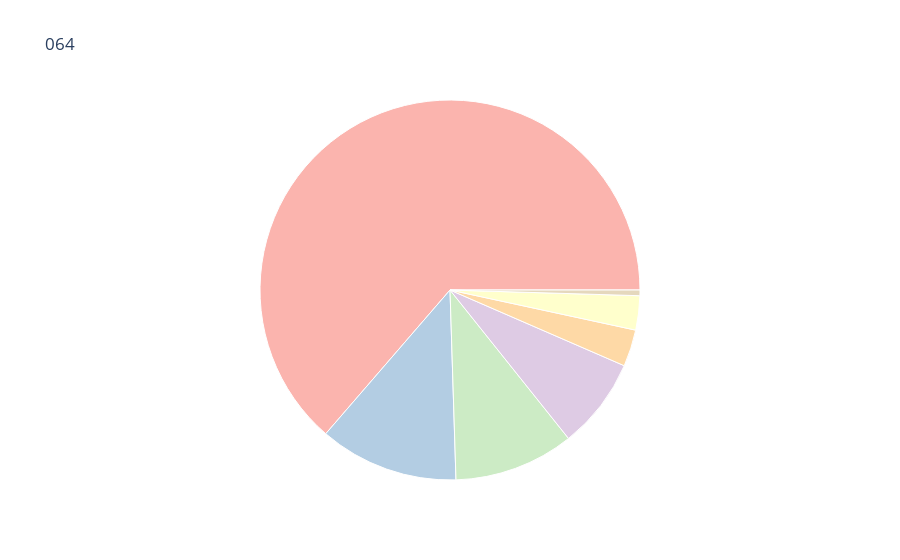
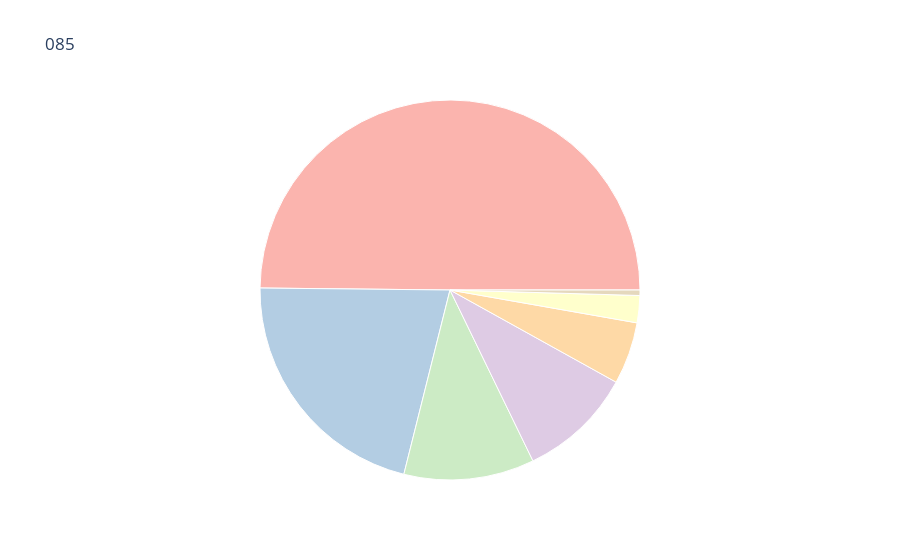
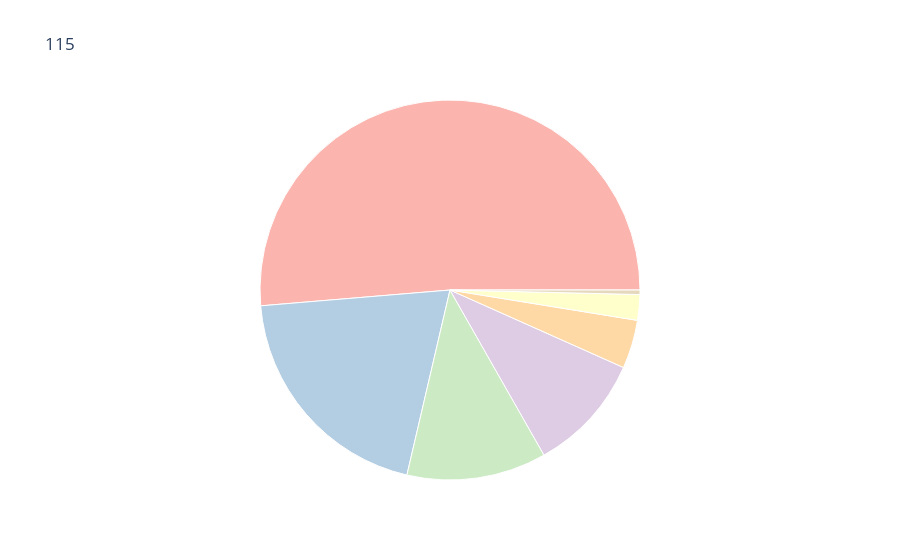
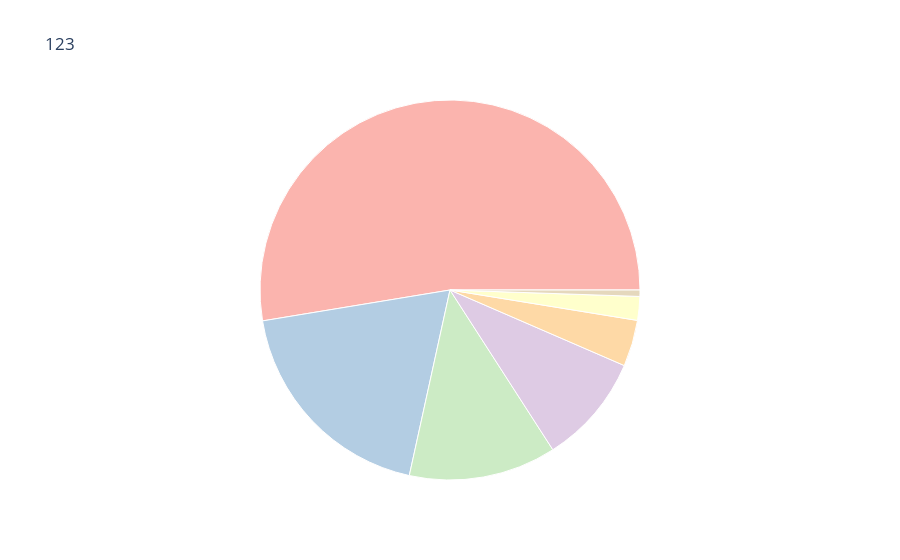

Here is the notebook cell these charts were saved with, in order:
### Code cell
import plotly.express as px
import pandas as pd
#import textwrap

#def customwrap(s,width=30):
    #return "<br>".join(textwrap.wrap(s,width=width))
df1 = pd.read_csv('canopus_peakarea_combined_sumbycore_combinelipidnpcpath.txt', sep='\t')
print(df1.head())
NPC_class = list(df1['NPCclass'])
NPC_superclass = list(df1['NPCsuperclass'])
NPC_pathway = list(df1['NPCpathway'])
Values064 = list(df1['064_Sum'])
Values085 = list(df1['085_Sum'])
Values115 = list(df1['115_Sum'])
Values123 = list(df1['123_Sum'])
ValuesOOI = list(df1['OOI_Sum'])
#ValuesH1819 = list(df1['H1819_Sum'])
#ValuesH1821 = list(df1['H1821_Sum'])
df1 = pd.DataFrame(dict(NPC_class=NPC_class, 
                        NPC_superclass=NPC_superclass, 
                        NPC_pathway=NPC_pathway,
                        Values064=Values064,
                        Values085=Values085,
                        Values115=Values115,
                        Values123=Values123,
                        ValuesOOI=ValuesOOI
                       ))
#generate plotly express sunbursts (because of repeated labels - need path function)
fig064 = px.sunburst(df1, path=['NPC_pathway', 'NPC_superclass', 'NPC_class'], values='Values064', title='064',maxdepth=1, color_discrete_sequence=px.colors.qualitative.Pastel1, labels=None)
#fig064.update_traces(textinfo="label+percent root")
fig064.update_layout(uniformtext=dict(minsize=100, mode='hide'))
fig064.show()
fig064.write_image('NPC_Sunburst_064peakarea_centeronly_combinelipids_nolabel.pdf')
fig085 = px.sunburst(df1, path=['NPC_pathway', 'NPC_superclass', 'NPC_class'], values='Values085', title='085',maxdepth=1, color_discrete_sequence=px.colors.qualitative.Pastel1)
fig085.update_traces(textinfo="label+percent root")
fig085.update_layout(uniformtext=dict(minsize=100, mode='hide'))
fig085.show()
fig085.write_image('NPC_Sunburst_085peakarea__centeronly_combinelipids_nolabel.pdf')
fig115 = px.sunburst(df1, path=['NPC_pathway', 'NPC_superclass', 'NPC_class'], values='Values115', title='115',maxdepth=1, color_discrete_sequence=px.colors.qualitative.Pastel1)
fig115.update_traces(textinfo="label+percent root")
fig115.update_layout(uniformtext=dict(minsize=100, mode='hide'))
fig115.show()
fig115.write_image('NPC_Sunburst_115peakarea__centeronly_combinelipids_nolabel.pdf')
fig123 = px.sunburst(df1, path=['NPC_pathway', 'NPC_superclass', 'NPC_class'], values='Values123', title='123',maxdepth=1, color_discrete_sequence=px.colors.qualitative.Pastel1)
fig123.update_traces(textinfo="label+percent root")
fig123.update_layout(uniformtext=dict(minsize=100, mode='hide'))
fig123.show()
fig123.write_image('NPC_Sunburst_123peakarea__centeronly_combinelipids_nolabel.pdf')
figOOI = px.sunburst(df1, path=['NPC_pathway', 'NPC_superclass', 'NPC_class'], values='ValuesOOI', title='OOI',maxdepth=1, color_discrete_sequence=px.colors.qualitative.Pastel1)
figOOI.update_traces(textinfo="label+percent root")
figOOI.update_layout(uniformtext=dict(minsize=100, mode='hide'))
figOOI.show()
figOOI.write_image('NPC_Sunburst_OOIpeakarea_centeronly_combinelipids_nolabel.pdf')
#figH1819 = px.sunburst(df1, path=['NPC_pathway', 'NPC_superclass', 'NPC_class'], values='ValuesH1819', title='H1819',maxdepth=1, color_discrete_sequence=px.colors.qualitative.Pastel1)
#figH1819.update_traces(textinfo="label+percent root")
#figH1819.update_layout(uniformtext=dict(minsize=8, mode='hide'))
#figH1819.show()
#figH1819.write_image('NPC_Sunburst_H1819peakarea_centeronly.pdf')
#figH1821 = px.sunburst(df1, path=['NPC_pathway', 'NPC_superclass', 'NPC_class'], values='ValuesH1821', title='H1821',maxdepth=1, color_discrete_sequence=px.colors.qualitative.Pastel1)
#figH1821.update_traces(textinfo="label+percent root")
#figH1821.update_layout(uniformtext=dict(minsize=8, mode='hide'))
#figH1821.show()
#figH1821.write_image('NPC_Sunburst_H1821peakarea_centeronly.pdf')

### Figure 1 — Plotly figure (JSON) as saved in the notebook; plotly's stock layout.template omitted (floating-point values rounded to 4 significant figures; data arrays with more than 128 entries replaced by an {"elided": "..."} marker saying what was removed)
{"data": [{"branchvalues": "total", "domain": {"x": [0, 1], "y": [0, 1]}, "hovertemplate": "labels=%{label}<br>Values064=%{value}<br>parent=%{parent}<br>id=%{id}<extra></extra>", "ids": {"elided": "400 str values"}, "labels": {"elided": "400 str values"}, "maxdepth": 1, "name": "", "parents": {"elided": "400 str values"}, "type": "sunburst", "values": {"elided": "400 float values"}}], "layout": {"autosize": true, "legend": {"tracegroupgap": 0}, "sunburstcolorway": ["rgb(251,180,174)", "rgb(179,205,227)", "rgb(204,235,197)", "rgb(222,203,228)", "rgb(254,217,166)", "rgb(255,255,204)", "rgb(229,216,189)", "rgb(253,218,236)", "rgb(242,242,242)"], "title": {"text": "064"}, "uniformtext": {"minsize": 100, "mode": "hide"}}}

### Figure 2 — Plotly figure (JSON) as saved in the notebook; plotly's stock layout.template omitted (floating-point values rounded to 4 significant figures; data arrays with more than 128 entries replaced by an {"elided": "..."} marker saying what was removed)
{"data": [{"branchvalues": "total", "domain": {"x": [0, 1], "y": [0, 1]}, "hovertemplate": "labels=%{label}<br>Values085=%{value}<br>parent=%{parent}<br>id=%{id}<extra></extra>", "ids": {"elided": "400 str values"}, "labels": {"elided": "400 str values"}, "maxdepth": 1, "name": "", "parents": {"elided": "400 str values"}, "textinfo": "label+percent root", "type": "sunburst", "values": {"elided": "400 float values"}}], "layout": {"autosize": true, "legend": {"tracegroupgap": 0}, "sunburstcolorway": ["rgb(251,180,174)", "rgb(179,205,227)", "rgb(204,235,197)", "rgb(222,203,228)", "rgb(254,217,166)", "rgb(255,255,204)", "rgb(229,216,189)", "rgb(253,218,236)", "rgb(242,242,242)"], "title": {"text": "085"}, "uniformtext": {"minsize": 100, "mode": "hide"}}}

### Figure 3 — Plotly figure (JSON) as saved in the notebook; plotly's stock layout.template omitted (floating-point values rounded to 4 significant figures; data arrays with more than 128 entries replaced by an {"elided": "..."} marker saying what was removed)
{"data": [{"branchvalues": "total", "domain": {"x": [0, 1], "y": [0, 1]}, "hovertemplate": "labels=%{label}<br>Values115=%{value}<br>parent=%{parent}<br>id=%{id}<extra></extra>", "ids": {"elided": "400 str values"}, "labels": {"elided": "400 str values"}, "maxdepth": 1, "name": "", "parents": {"elided": "400 str values"}, "textinfo": "label+percent root", "type": "sunburst", "values": {"elided": "400 float values"}}], "layout": {"autosize": true, "legend": {"tracegroupgap": 0}, "sunburstcolorway": ["rgb(251,180,174)", "rgb(179,205,227)", "rgb(204,235,197)", "rgb(222,203,228)", "rgb(254,217,166)", "rgb(255,255,204)", "rgb(229,216,189)", "rgb(253,218,236)", "rgb(242,242,242)"], "title": {"text": "115"}, "uniformtext": {"minsize": 100, "mode": "hide"}}}

### Figure 4 — Plotly figure (JSON) as saved in the notebook; plotly's stock layout.template omitted (floating-point values rounded to 4 significant figures; data arrays with more than 128 entries replaced by an {"elided": "..."} marker saying what was removed)
{"data": [{"branchvalues": "total", "domain": {"x": [0, 1], "y": [0, 1]}, "hovertemplate": "labels=%{label}<br>Values123=%{value}<br>parent=%{parent}<br>id=%{id}<extra></extra>", "ids": {"elided": "400 str values"}, "labels": {"elided": "400 str values"}, "maxdepth": 1, "name": "", "parents": {"elided": "400 str values"}, "textinfo": "label+percent root", "type": "sunburst", "values": {"elided": "400 float values"}}], "layout": {"autosize": true, "legend": {"tracegroupgap": 0}, "sunburstcolorway": ["rgb(251,180,174)", "rgb(179,205,227)", "rgb(204,235,197)", "rgb(222,203,228)", "rgb(254,217,166)", "rgb(255,255,204)", "rgb(229,216,189)", "rgb(253,218,236)", "rgb(242,242,242)"], "title": {"text": "123"}, "uniformtext": {"minsize": 100, "mode": "hide"}}}
